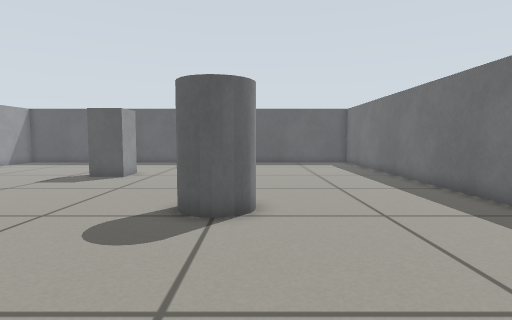
view 1 (above)

12 first-person views from a walk through a robot-simulator world made for Gazebo. The camera is 0.45 m above the floor, tilts 4° down and sees 80° across. The floor is counted in squares, 0.25 m on a side. Each view is taken from the middle of a square. On the plan, view 1 faces up. The plan holds only what a view shows up to about 16 squares ahead; the rest is blank.

view 2
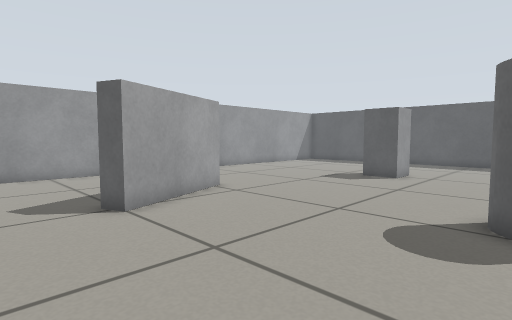

view 3
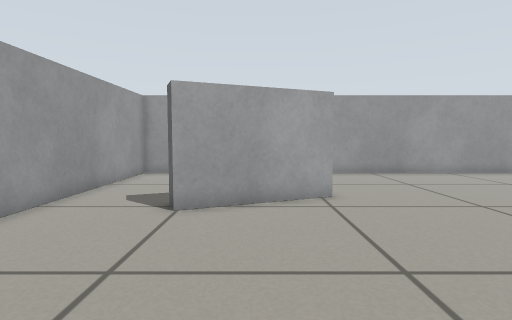

view 4
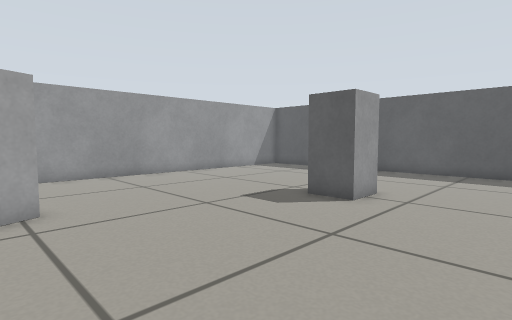

view 5
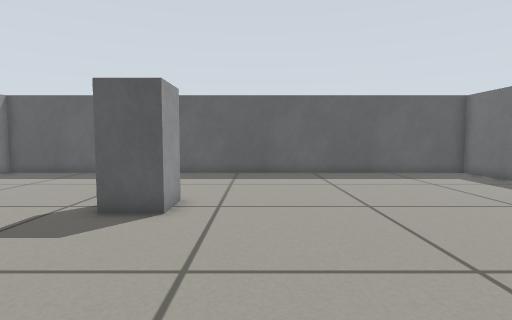

view 6
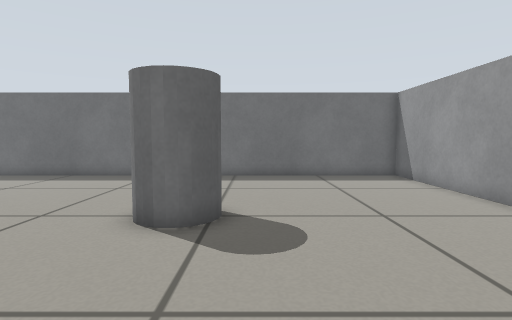

view 7
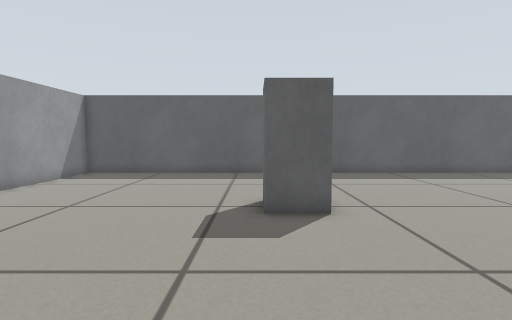

view 8
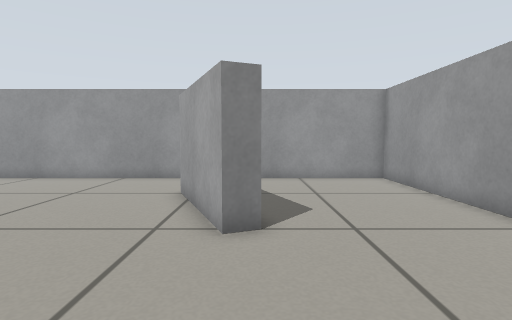

view 9
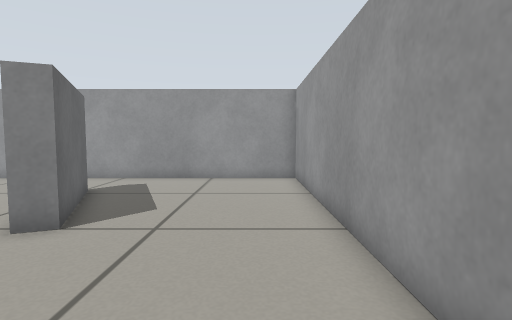

view 10
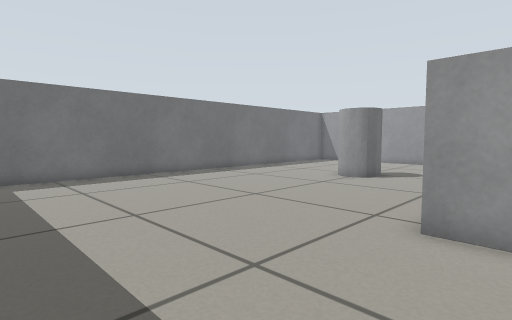

view 11
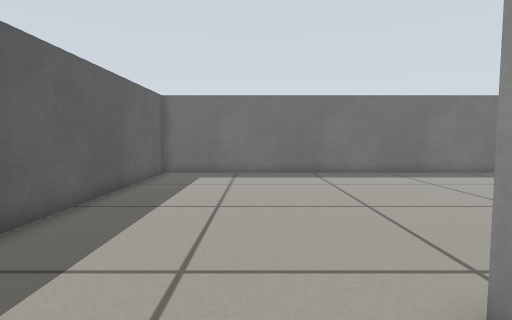

view 12
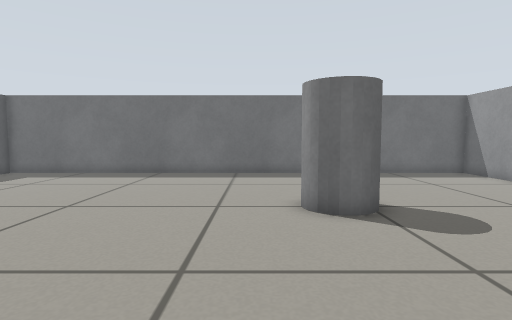

### Floor plan
Key: @ floor where view 1 was taken; # wall or solid block; . floor; B grey box; C grey cylinder.
Columns run from 17 left of view 1 to 7 right of it. Each row starts with its distance up from view 1.
 23 #########################
 22 #.......................#
 21 #.......................#
 20 #.......................#
 19 #.......................#
 18 #.......................#
 17 #.......................#
 16 #.........B.............#
 15 #........B B............#
 14 #.........B.............#
 13 #.......................#
 12 #.......................#
 11 #.......................#
 10 #.......................#
  9 #...............C.......#
  8 #..............C C......#
  7 #.....##.......CCC......#
  6 #.....##................#
  5 #......##...............#
  4 #......##...............#
  3 #.......#...............#
  2 #.......................#
  1 #.......................#
  0 #................@......#
 -1 #########################

Where each view was taken, in squares from view 1:
view 1: 0 up, 0 right, facing up
view 2: 0 up, 1 left, facing up-left
view 3: 5 up, 1 left, facing left
view 4: 6 up, 2 left, facing up-left
view 5: 7 up, 4 left, facing up
view 6: 6 up, 8 left, facing right
view 7: 7 up, 8 left, facing up
view 8: 13 up, 11 left, facing down
view 9: 13 up, 15 left, facing down
view 10: 22 up, 8 left, facing down-right
view 11: 18 up, 9 left, facing right
view 12: 10 up, 9 left, facing right
